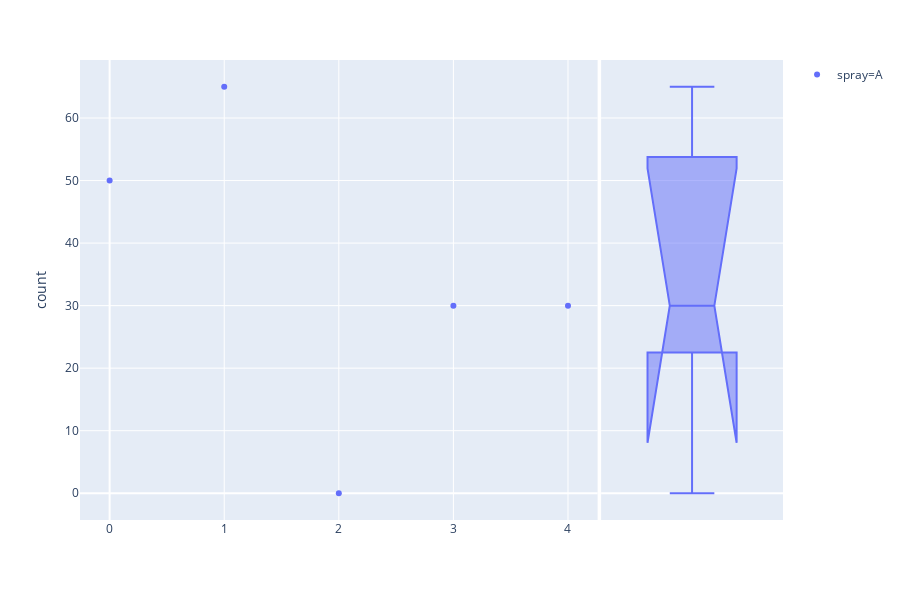

This figure's notebook cell:
### Code cell
# print plots for each spray
fig = px.scatter(data,y="count", color="spray", marginal_y="box", trendline="ols")
fig.show()

### Figure 1 — Plotly figure (JSON) as saved in the notebook; plotly's stock layout.template omitted (floating-point values rounded to 4 significant figures)
{"data": [{"hoverlabel": {"namelength": 0}, "hovertemplate": "spray=A<br>count=%{y}", "legendgroup": "spray=A", "marker": {"color": "#636efa", "symbol": "circle"}, "mode": "markers", "name": "spray=A", "showlegend": true, "type": "scatter", "xaxis": "x", "y": [50, 65, 0, 30, 30], "yaxis": "y"}, {"alignmentgroup": "True", "hoverlabel": {"namelength": 0}, "hovertemplate": "spray=A<br>count=%{y}", "legendgroup": "spray=A", "marker": {"color": "#636efa", "symbol": "circle"}, "name": "spray=A", "notched": true, "offsetgroup": "spray=A", "showlegend": false, "type": "box", "xaxis": "x2", "y": [50, 65, 0, 30, 30], "yaxis": "y2"}, {"hoverlabel": {"namelength": 0}, "hovertemplate": "spray=A", "legendgroup": "spray=A", "marker": {"color": "#636efa", "symbol": "circle"}, "mode": "lines", "name": "spray=A", "showlegend": false, "type": "scatter", "xaxis": "x", "yaxis": "y"}], "layout": {"height": 600, "legend": {"tracegroupgap": 0}, "margin": {"t": 60}, "xaxis": {"anchor": "y", "domain": [0, 0.7363]}, "xaxis2": {"anchor": "y2", "domain": [0.7413, 1], "matches": "x2", "showgrid": false, "showline": false, "showticklabels": false, "ticks": ""}, "yaxis": {"anchor": "x", "domain": [0, 1], "title": {"text": "count"}}, "yaxis2": {"anchor": "x2", "domain": [0, 1], "matches": "y", "showgrid": true, "showticklabels": false}}}
